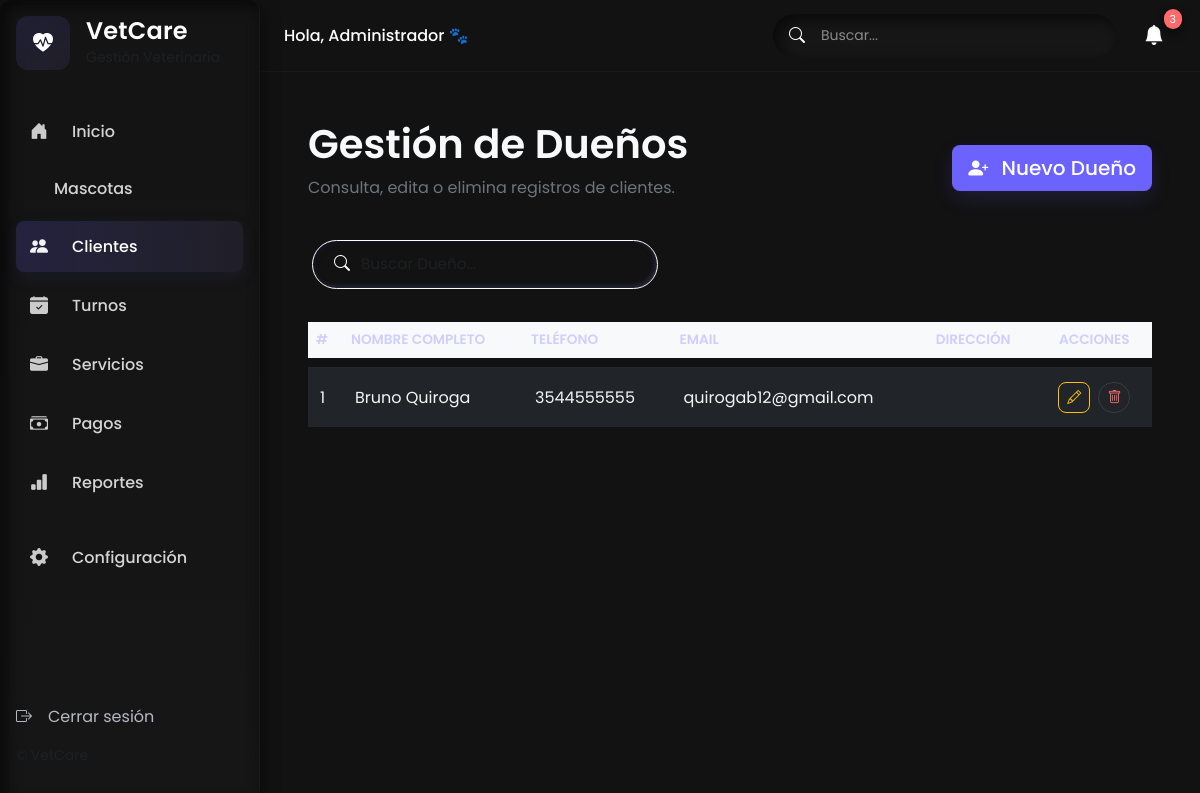
Before: /dueños/ with the older database file.
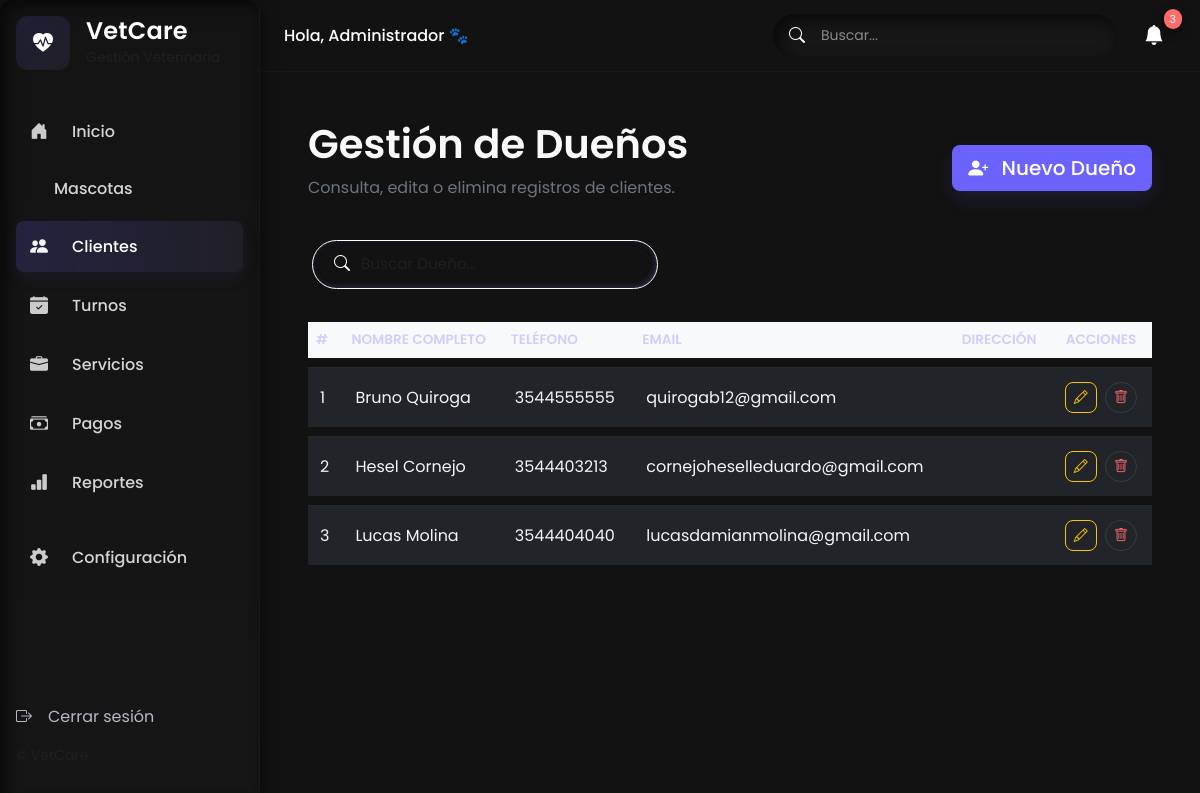
After: the same page with the newer database file.
### mascotas/models.py (models this page shows, shortened)
class Dueño(models.Model):
    nombre = models.CharField(max_length=100)
    telefono = models.CharField(max_length=20)
    email = models.EmailField(blank=True, null=True)

### VetCareDemo/mascotas/templates/mascotas/dueño_list.html (shortened to what this page needs)
{% extends "base.html" %}
{% load static %}
{% block content %}
<section class="page container-fluid p-4">
  <div class="d-flex justify-content-between align-items-center mb-4">
    <div>
      <h1 class="text-light fw-semibold">Gestión de Dueños</h1>
      <p class="text-secondary">Consulta, edita o elimina registros de clientes.</p>
    </div>
    <a href="{% url 'dueño_create' %}" class="btn btn-primary btn-lg">
      <i class="bi bi-person-plus-fill me-2"></i> Nuevo Dueño
    </a>
  </div>
  <div class="mb-4">
    <form method="get">
      <div class="input-group" style="max-width: 350px;">
        <span class="input-group-text border-0 ps-3" style="background: none; position: relative; z-index: 3; left: 10px;">
          <i class="bi bi-search text-white"></i>
        </span>
        <input type="text" name="q" value="{{ request.GET.q|default_if_none:'' }}" class="form-control ps-5"
          style="border: 1px solid rgba(255, 255, 255, 1); border-radius: 50px; background: none; color: white; margin-left: -40px;"
          placeholder="Buscar Dueño...">
      </div>
    </form>
  </div>
    <div class="table-responsive">
      <table class="table table-dark table-hover align-middle mb-0">
        <thead>
          <tr class="text-muted small">
            <th>#</th>
            <th>Nombre Completo</th>
            <th>Teléfono</th>
            <th>Email</th>
            <th>Dirección</th>
            <th class="text-center">Acciones</th>
          </tr>
        </thead>
        <tbody>
          {% for dueño in dueños %}
          <tr>
            <td>{{ forloop.counter }}</td>
            <td>{{ dueño.nombre }}</td>
            <td>{{ dueño.telefono }}</td>
            <td>{{ dueño.email }}</td>
            <td>{{ dueño.direccion }}</td>
            <td class="text-center">
              <a href="{% url 'dueño_edit' dueño.id %}" class="btn btn-outline-warning btn-sm me-1">
                <i class="bi bi-pencil"></i>
              </a>
              <a href="{% url 'dueño_delete' dueño.id %}" class="btn btn-sm btn-outline-danger rounded-pill" title="Eliminar">
                <i class="bi bi-trash"></i>
              </a>
            </td>
          </tr>
          {% empty %}
          <tr>
            <td colspan="7" class="text-center text-muted py-4">
              <i class="bi bi-emoji-neutral me-2"></i> No hay dueños registrados aún.
            </td>
          </tr>
          {% endfor %}
        </tbody>
      </table>
    </div>
  </section>
</section>
{% endblock %}

Changed rows visible on the page:
added Dueño: nombre "Hesel Cornejo", telefono "3544403213", email "cornejoheselleduardo@gmail.com"
added Dueño: nombre "Lucas Molina", telefono "3544404040", email "lucasdamianmolina@gmail.com"
